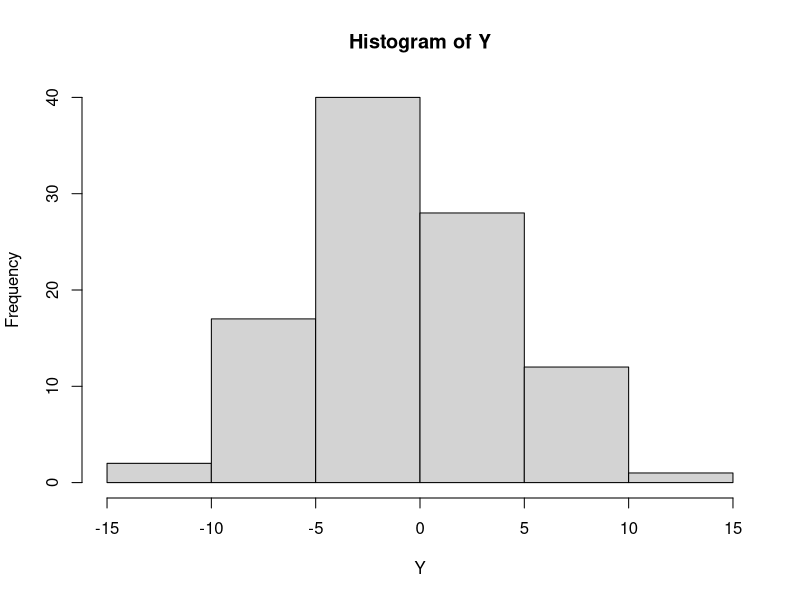
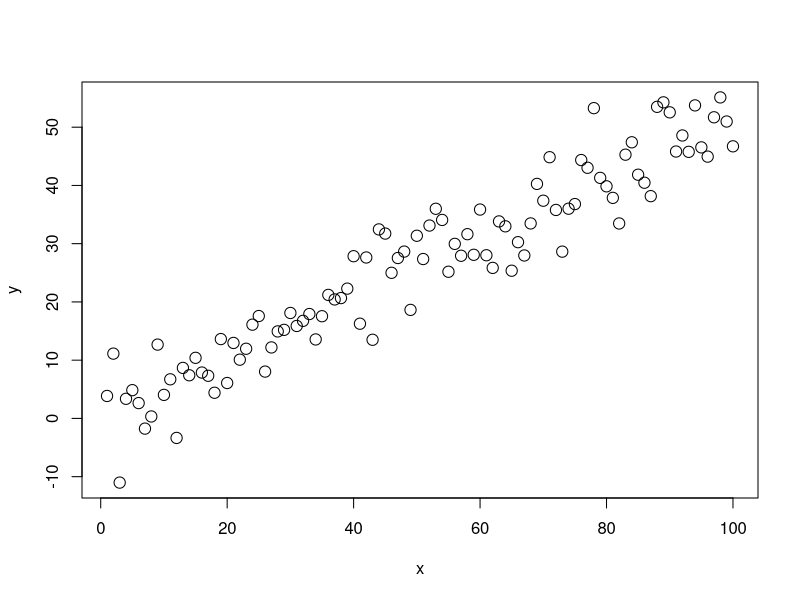
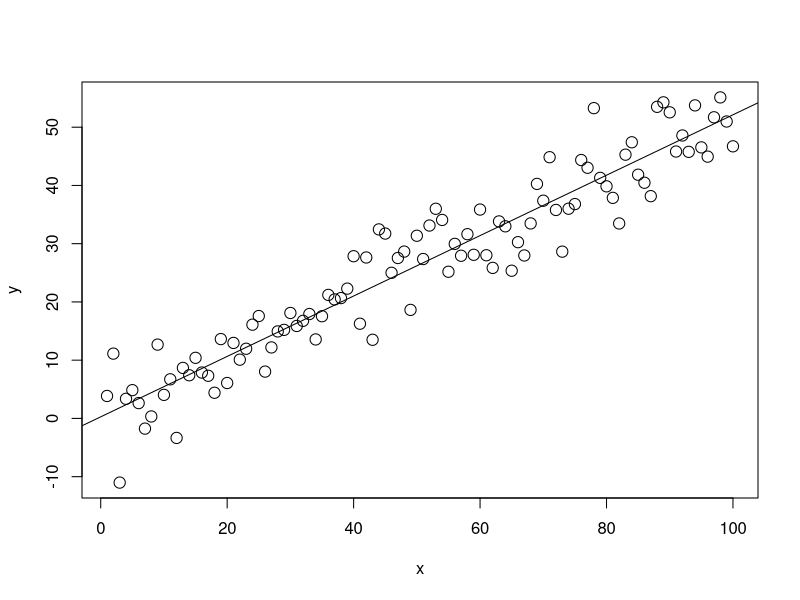
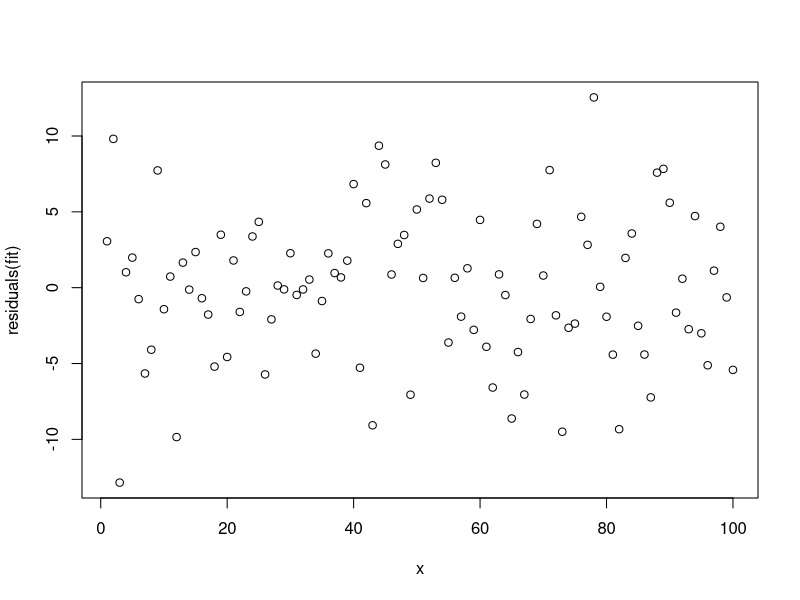
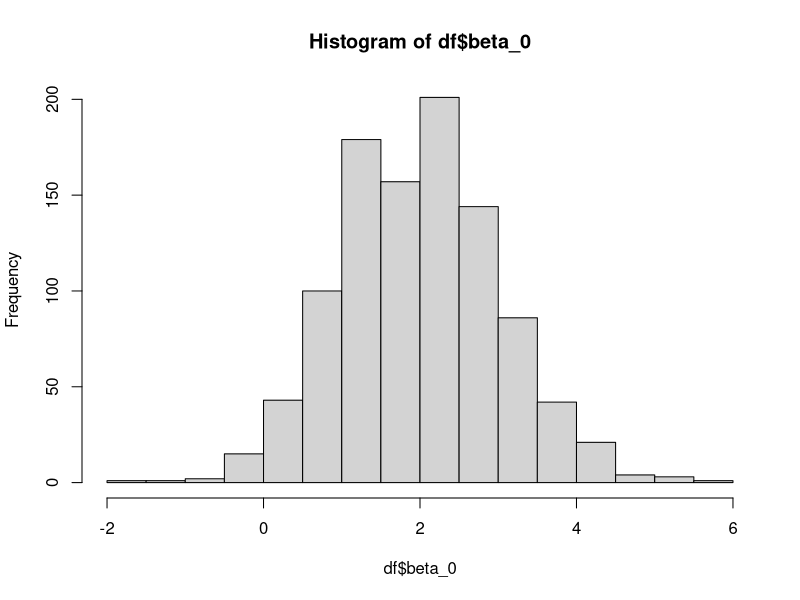
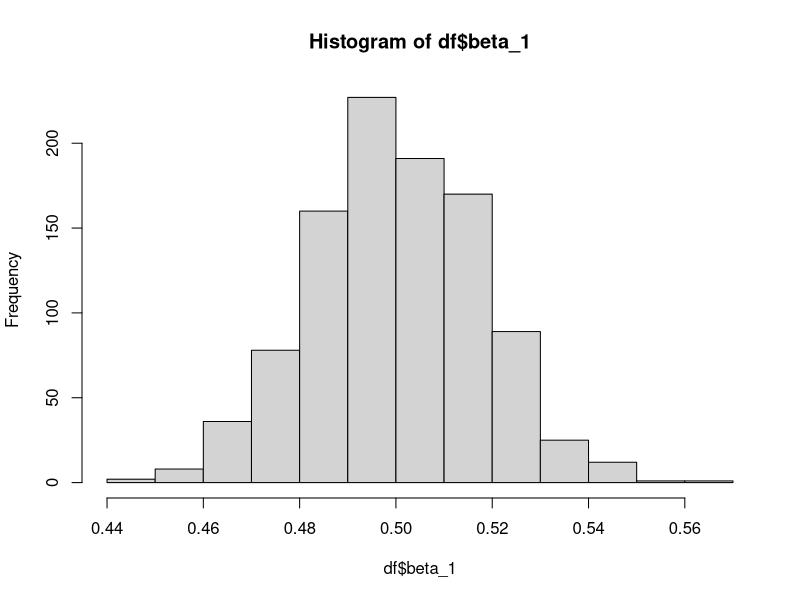
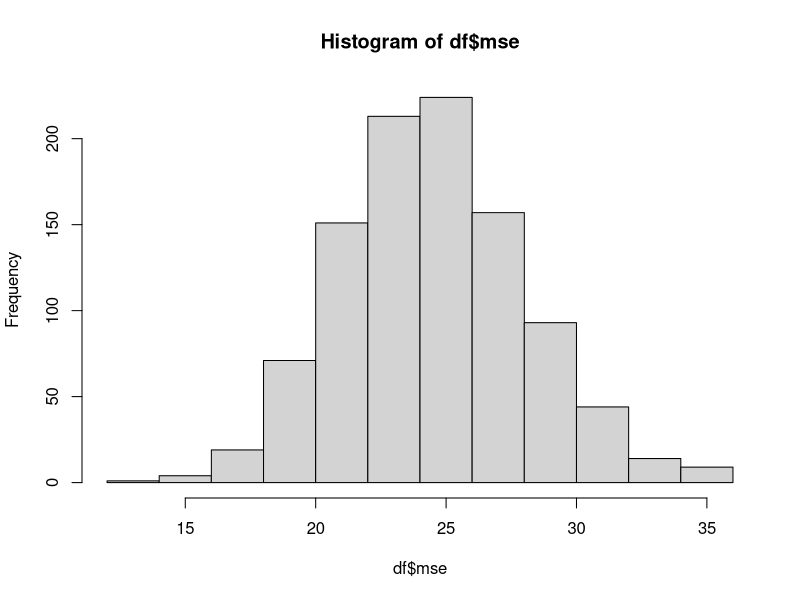

Here is the R script that generated these plots, in order:
## ---- chunk 1
knitr::opts_chunk$set(echo = TRUE)
## ---- chunk 2
x <- seq(1, 100)
## ---- chunk 3
w <- 2 + 0.5 * x
## ---- chunk 4
Y <- rnorm(100, mean = 0, sd = 5)
## ---- chunk 5
mean(Y) 
## ---- chunk 6
var(Y) 
## ---- chunk 7
hist(Y) 
## ---- chunk 8
y <- Y + w
## ---- chunk 9
plot(x,y, cex=1.5)
## ---- chunk 10
regression_data <- data.frame(x, y)
fit = lm(y~x, data=regression_data)
fit$coefficients
## ---- chunk 11
plot(x,y, cex=1.5)
abline(lm(y~x))
## ---- chunk 12
plot(x,residuals(fit))
## ---- chunk 13
mean(fit$residuals^2)
## ---- chunk 14
df <- data.frame(matrix(ncol = 3, nrow = 0))
colnames(df) <-c("beta_0", "beta_1", "mse")
for (i in 1:1000) {
  Y <- rnorm(100, mean = 0, sd = 5)
  y <- Y + w
  regression_data <- data.frame(x, y)
  fit = lm(y~x, data=regression_data)
  betas <- fit$coefficients
  mse <- mean(fit$residuals^2)
  df[i,] <- c(betas[1],betas[2],mse)
}
## ---- chunk 15
hist(df$beta_0)
mean(df$beta_0)
var(df$beta_0)
## ---- chunk 16
hist(df$beta_1)
mean(df$beta_1)
var(df$beta_1)
## ---- chunk 17
hist(df$mse)
mean(df$mse)
var(df$mse)
